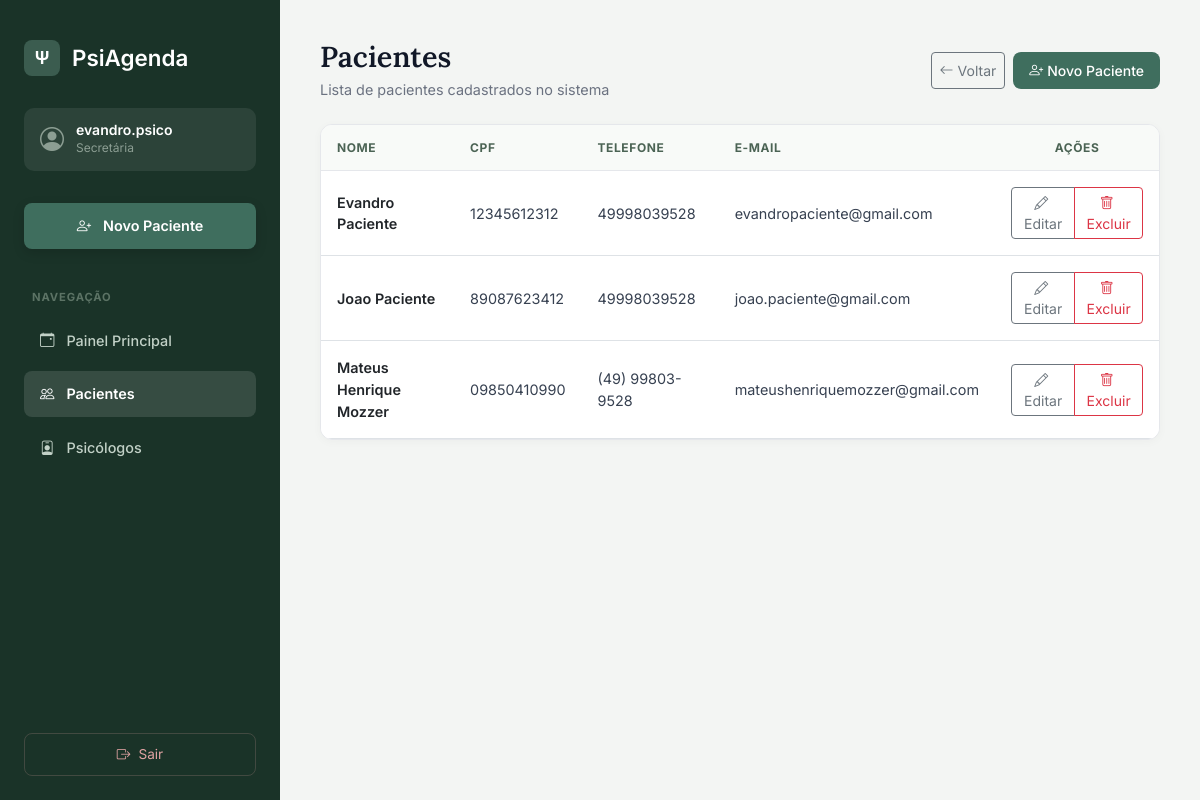
The page /pacientes/ (signed in) on the database its author committed.
### agendamentos/models.py (models this page shows, shortened)
class Paciente(models.Model):
  nome_completo = models.CharField(max_length=150)
  cpf = models.CharField(max_length=14, unique=True)
  data_nascimento = models.DateField()
  telefone = models.CharField(max_length=20)
  email = models.EmailField(blank=True, null=True)
  endereco = models.CharField(max_length=255, blank=True, null=True)
  ativo = models.BooleanField(default=True)
  primeiro_acesso = models.BooleanField(default=True)
  class Meta:
    verbose_name = 'Paciente'
    verbose_name_plural = 'Pacientes'
    ordering = ['nome_completo']

### agendamentos/views.py (the view)
# urls.py: path('pacientes/', views.listar_pacientes, name='listar_pacientes'),
@login_required
def listar_pacientes(request):
    pacientes = Paciente.objects.filter(ativo=True).order_by('nome_completo')
    return render(request, 'agendamentos/listar_pacientes.html', {'pacientes': pacientes})

### agendamentos/templates/agendamentos/listar_pacientes.html (shortened to what this page needs)
<!DOCTYPE html>
<html lang="pt-br">
<head>
    <link href="https://cdn.jsdelivr.net/npm/bootstrap@5.3.0/dist/css/bootstrap.min.css" rel="stylesheet">
    <link rel="stylesheet" href="https://cdn.jsdelivr.net/npm/bootstrap-icons@1.10.5/font/bootstrap-icons.css">
</head>
<body>
<aside class="sidebar">
    <a href="{% url 'painel_secretaria' %}" class="brand-logo">
        <div class="logo-icon">Ψ</div>
        <span>PsiAgenda</span>
    </a>
    <div class="user-card">
        <i class="bi bi-person-circle"></i>
        <div>
            <p class="user-name">{{ user.username }}</p>
            <p class="user-role">Secretária</p>
        </div>
    </div>
    <nav class="nav-menu">
        <a href="{% url 'cadastrar_paciente' %}" class="nav-btn btn-primary-action">
            <i class="bi bi-person-plus"></i> Novo Paciente
        </a>
        <div class="nav-section-title">Navegação</div>
        <a href="{% url 'painel_secretaria' %}" class="nav-btn">
            <i class="bi bi-calendar-event"></i> Painel Principal
        </a>
        <a href="{% url 'listar_pacientes' %}" class="nav-btn active">
            <i class="bi bi-people"></i> Pacientes
        </a>
        <a href="{% url 'listar_psicologos' %}" class="nav-btn">
            <i class="bi bi-person-badge"></i> Psicólogos
        </a>
    </nav>
    <a href="{% url 'logout' %}" class="logout-btn">
        <i class="bi bi-box-arrow-right"></i> Sair
    </a>
</aside>
<main class="main-content">
    <div class="d-flex justify-content-between align-items-center mb-4">
        <div>
            <h1 class="header-title">Pacientes</h1>
            <p class="header-subtitle mb-0">Lista de pacientes cadastrados no sistema</p>
        </div>
        <div class="d-flex gap-2">
            <a href="{% url 'painel_secretaria' %}" class="btn btn-outline-secondary btn-sm d-flex align-items-center gap-1">
                <i class="bi bi-arrow-left"></i> Voltar
            </a>
            <a href="{% url 'cadastrar_paciente' %}" class="btn btn-green btn-sm d-flex align-items-center gap-1">
                <i class="bi bi-person-plus"></i> Novo Paciente
            </a>
        </div>
    </div>
    <div class="card-custom">
        <div class="table-responsive">
            <table class="table table-hover align-middle mb-0">
                <thead>
                    <tr>
                        <th>Nome</th>
                        <th>CPF</th>
                        <th>Telefone</th>
                        <th>E-mail</th>
                        <th class="text-center">Ações</th>
                    </tr>
                </thead>
                <tbody>
                    {% for paciente in pacientes %}
                    <tr>
                        <td class="fw-semibold text-dark">{{ paciente.nome_completo }}</td>
                        <td>{{ paciente.cpf }}</td>
                        <td>{{ paciente.telefone }}</td>
                        <td>{{ paciente.email|default:"-" }}</td>
                        <td class="text-center">
                            <div class="btn-group btn-group-sm" role="group">
                                <a href="{% url 'editar_paciente' paciente.pk %}" class="btn btn-outline-secondary" title="Editar">
                                    <i class="bi bi-pencil me-1"></i> Editar
                                </a>
                                <a href="{% url 'deletar_paciente' paciente.pk %}" class="btn btn-outline-danger" title="Excluir">
                                    <i class="bi bi-trash me-1"></i> Excluir
                                </a>
                            </div>
                        </td>
                    </tr>
                    {% endfor %}
                </tbody>
            </table>
        </div>
    </div>
</main>
</body>
</html>

### agendamentos/templates/agendamentos/listar_pacientes.html (style rules this page uses)
* { box-sizing: border-box; font-family: 'Inter', sans-serif; }
body { background-color: #f3f5f3; min-height: 100vh; margin: 0; display: flex; }
.sidebar { width: 280px; background-color: #1a3328; color: #ffffff; min-height: 100vh; display: flex; flex-direction: column; padding: 2.5rem 1.5rem 1.5rem 1.5rem; position: fixed; top: 0; left: 0; bottom: 0; z-index: 100; }
.brand-logo { display: flex; align-items: center; gap: 0.75rem; font-family: 'Lora', serif; font-size: 1.4rem; font-weight: 600; margin-bottom: 2rem; color: #ffffff; text-decoration: none; }
.brand-logo .logo-icon { background-color: #3b5c4f; width: 36px; height: 36px; border-radius: 8px; display: flex; align-items: center; justify-content: center; font-weight: bold; font-size: 1.1rem; color: #ffffff; }
.user-card { background-color: rgba(255, 255, 255, 0.08); border-radius: 10px; padding: 0.85rem 1rem; margin-bottom: 2rem; display: flex; align-items: center; gap: 0.75rem; }
.user-card i { font-size: 1.5rem; color: #8c9e93; }
.user-card .user-name { font-size: 0.875rem; font-weight: 600; color: #ffffff; margin: 0; line-height: 1.2; }
.user-card .user-role { font-size: 0.75rem; color: #8c9e93; margin: 0; }
.nav-menu { display: flex; flex-direction: column; gap: 0.5rem; flex-grow: 1; }
.nav-section-title { font-size: 0.7rem; font-weight: 700; letter-spacing: 0.08em; color: #5c7365; text-transform: uppercase; margin-top: 1rem; margin-bottom: 0.25rem; padding-left: 0.5rem; }
.nav-btn { display: flex; align-items: center; gap: 0.75rem; padding: 0.75rem 1rem; color: #c2d1c7; text-decoration: none; border-radius: 8px; font-weight: 500; font-size: 0.9rem; transition: all 0.2s ease; }
.nav-btn.active { background-color: rgba(255, 255, 255, 0.12); color: #ffffff; font-weight: 600; }
.btn-primary-action { background-color: #3f6e5e; color: #ffffff !important; font-weight: 600; margin-bottom: 1rem; justify-content: center; box-shadow: 0 4px 12px rgba(0, 0, 0, 0.15); }
.logout-btn { margin-top: auto; color: #e0a3a3; border: 1px solid rgba(224, 163, 163, 0.2); border-radius: 8px; padding: 0.65rem 1rem; text-decoration: none; display: flex; align-items: center; justify-content: center; gap: 0.5rem; font-size: 0.85rem; transition: all 0.2s; }
.main-content { margin-left: 280px; flex-grow: 1; padding: 2.5rem; width: calc(100% - 280px); }
.header-title { font-family: 'Lora', serif; font-size: 1.8rem; color: #111827; font-weight: 600; margin-bottom: 0.25rem; }
.header-subtitle { color: #6b7280; font-size: 0.9rem; }
.card-custom { background-color: #ffffff; border: 1px solid #e5e7eb; border-radius: 12px; box-shadow: 0 2px 10px rgba(0, 0, 0, 0.03); margin-bottom: 2rem; overflow: hidden; }
.table th { font-size: 0.75rem; text-transform: uppercase; letter-spacing: 0.05em; color: #4b6354; background-color: #f8faf8; border-bottom: 1px solid #e5e7eb; padding: 0.85rem 1rem; font-weight: 700; }
.table td { padding: 1rem; vertical-align: middle; color: #374151; font-size: 0.9rem; }
.btn-green { background-color: #3f6e5e; color: #ffffff; border: none; border-radius: 8px; padding: 0.5rem 1rem; font-weight: 500; transition: background-color 0.2s; text-decoration: none; }

### rows shown on the page
Paciente: nome_completo "Evandro Paciente", cpf "12345612312", telefone "49998039528", email "evandropaciente@gmail.com"
Paciente: nome_completo "Joao Paciente", cpf "89087623412", telefone "49998039528", email "joao.paciente@gmail.com"
Paciente: nome_completo "Mateus Henrique Mozzer", cpf "09850410990", telefone "(49) 99803-9528", email "mateushenriquemozzer@gmail.com"

### other values the page prints
{{ user.username }} "evandro.psico"
